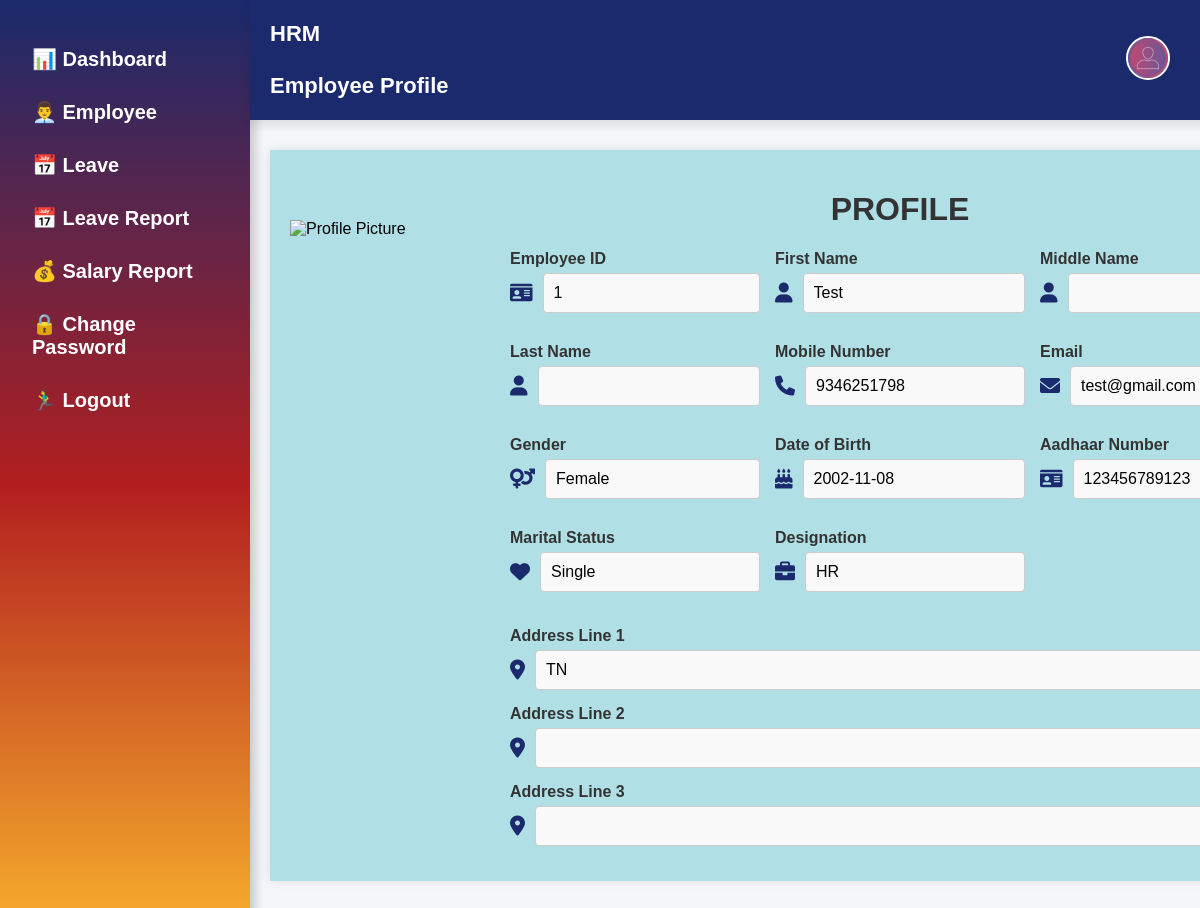
/admin/view_employee_details.php?id=1, run on the app's committed database.
### tables this page shows
CREATE TABLE `employees` (
  `Employee_ID` int(10) NOT NULL,
  `First_Name` text NOT NULL,
  `Middle_Name` text NOT NULL,
  `Last_Name` text NOT NULL,
  `Mobile_Number` varchar(10) NOT NULL,
  `Designation` text NOT NULL,
  `Salary` decimal(10,2) NOT NULL,
  `Email` varchar(30) NOT NULL,
  `Password` varchar(255) NOT NULL,
  `Profile_Photo` varchar(255) NOT NULL,
  `Gender` text NOT NULL,
  `Date_of_Birth` date DEFAULT NULL,
  `Aadhaar_Number` varchar(12) DEFAULT NULL,
  `Marital_Status` text NOT NULL,
  `Address_Line_1` varchar(100) NOT NULL,
  `Address_Line_2` varchar(100) NOT NULL,
  `Address_Line_3` varchar(100) NOT NULL
);

### admin/view_employee_details.php (the view, shortened to what this page needs)
<?php
$servername = "localhost";
$username = "root";
$password = "";
$dbname = "hrms";
$conn = new mysqli($servername, $username, $password, $dbname);
if (isset($_GET['id'])) {
    $employeeId = $_GET['id'];
    $sql = "SELECT * FROM employees WHERE Employee_ID = $employeeId";
    $result = $conn->query($sql);
    if ($result->num_rows > 0) {
        $employee = $result->fetch_assoc();
    } else {
        die("Employee not found.");
    }
} else {
    die("Invalid request.");
}
?>
<!DOCTYPE html>
<html lang="en">
<head>
    <link rel="stylesheet" href="https://cdnjs.cloudflare.com/ajax/libs/font-awesome/6.0.0-beta3/css/all.min.css">
</head>
<body>
    <div class="sidebar">
        <ul>
            <li><a href="admin_dashboard.php">📊 Dashboard</a></li>
            <li><a href="employee_details.php">👨‍💼 Employee</a></li>
            <li><a href="leave.php">📅 Leave</a></li>
            <li><a href="leave_report.php">📅 Leave Report</a></li>
            <li><a href="salary_report.php">💰 Salary Report</a></li>
            <li><a href="admin_change_password.php">🔒 Change Password</a></li>
            <li><a href="admin_logout.php">🏃‍♂️ Logout</a></li>
        </ul>
    </div>
    <div class="main-content">
        <div class="header">
            <h2>HRM <br> <br> Employee Profile </style></h2>
            <div class="profile">
                <img src="../images/profile.jpg" alt="Profile">
            </div>
        </div>
        <div class="container">
            <div class="profile-picture">
                <img src="../uploads/<?php echo $employee['Profile_Photo']; ?>" alt="Profile Picture">
            </div>
            <div class="employee-details">
                <h1>PROFILE</h1>
                <div class="details-grid">
                    <div class="form-group">
                        <label for="employee_id">Employee ID</label>
                        <div class="input-icon">
                            <i class="fas fa-id-card"></i>
                            <input type="text" id="employee_id" value="<?php echo $employee['Employee_ID']; ?>" readonly>
                        </div>
                    </div>
                    <div class="form-group">
                        <label for="first_name">First Name</label>
                        <div class="input-icon">
                            <i class="fas fa-user"></i>
                            <input type="text" id="first_name" value="<?php echo $employee['First_Name']; ?>" readonly>
                        </div>
                    </div>
                    <div class="form-group">
                        <label for="middle_name">Middle Name</label>
                        <div class="input-icon">
                            <i class="fas fa-user"></i>
                            <input type="text" id="middle_name" value="<?php echo $employee['Middle_Name']; ?>" readonly>
                        </div>
                    </div>
                    <div class="form-group">
                        <label for="last_name">Last Name</label>
                        <div class="input-icon">
                            <i class="fas fa-user"></i>
                            <input type="text" id="last_name" value="<?php echo $employee['Last_Name']; ?>" readonly>
                        </div>
                    </div>
                    <div class="form-group">
                        <label for="mobile_number">Mobile Number</label>
                        <div class="input-icon">
                            <i class="fas fa-phone"></i>
                            <input type="text" id="mobile_number" value="<?php echo $employee['Mobile_Number']; ?>" readonly>
                        </div>
                    </div>
                    <div class="form-group">
                        <label for="email">Email</label>
                        <div class="input-icon">
                            <i class="fas fa-envelope"></i>
                            <input type="text" id="email" value="<?php echo $employee['Email']; ?>" readonly>
                        </div>
                    </div>
                    <div class="form-group">
                        <label for="gender">Gender</label>
                        <div class="input-icon">
                            <i class="fas fa-venus-mars"></i>
                            <input type="text" id="gender" value="<?php echo $employee['Gender']; ?>" readonly>
                        </div>
                    </div>
                    <div class="form-group">
                        <label for="dob">Date of Birth</label>
                        <div class="input-icon">
                            <i class="fas fa-birthday-cake"></i>
                            <input type="text" id="dob" value="<?php echo $employee['Date_of_Birth']; ?>" readonly>
                        </div>
                    </div>
                    <div class="form-group">
                        <label for="aadhaar">Aadhaar Number</label>
                        <div class="input-icon">
                            <i class="fas fa-id-card"></i>
                            <input type="text" id="aadhaar" value="<?php echo $employee['Aadhaar_Number']; ?>" readonly>
                        </div>
                    </div>
<div class="form-group">
    <label for="marital_status">Marital Status</label>
    <div class="input-icon">
        <i class="fas fa-heart"></i>
        <input type="text" id="marital_status" value="<?php echo $employee['Marital_Status']; ?>" readonly>
    </div>
</div>
<div class="form-group">
    <label for="designation">Designation</label>
    <div class="input-icon">
        <i class="fas fa-briefcase"></i>
        <input type="text" id="designation" value="<?php echo $employee['Designation']; ?>" readonly>
    </div>
</div>
                </div>
                <div class="address-section">
                    <div class="form-group">
                        <label for="address1">Address Line 1</label>
                        <div class="input-icon">
                            <i class="fas fa-map-marker-alt"></i>
                            <input type="text" id="address1" value="<?php echo $employee['Address_Line_1']; ?>" readonly>
                        </div>
                    </div>
                    <div class="form-group">
                        <label for="address2">Address Line 2</label>
                        <div class="input-icon">
                            <i class="fas fa-map-marker-alt"></i>
                            <input type="text" id="address2" value="<?php echo $employee['Address_Line_2']; ?>" readonly>
                        </div>
                    </div>
                    <div class="form-group">
                        <label for="address3">Address Line 3</label>
                        <div class="input-icon">
                            <i class="fas fa-map-marker-alt"></i>
                            <input type="text" id="address3" value="<?php echo $employee['Address_Line_3']; ?>" readonly>
                        </div>
                    </div>
                </div>
            </div>
        </div>
    </div>
</body>
</html>

### admin/view_employee_details.php (style rules this page uses)
body { font-family: Arial, sans-serif; background-color: #f4f4f4; margin: 0; padding: 0; }
.sidebar { width: 250px; background: linear-gradient(to bottom, #1a2a6c, #b21f1f, #fdbb2d); height: 100vh; padding-top: 20px; color: white; position: fixed; top: 0; left: 0; box-shadow: 5px 0 10px rgba(0, 0, 0, 0.2); }
.sidebar ul { list-style: none; padding: 0; margin-top: 20px; }
.sidebar ul li { padding: 10px 20px; margin: -15px 0; cursor: pointer; font-size: 15px; font-weight: bold; border-left: -10px solid transparent; transition: all 0.3s ease-in-out; }
.sidebar ul li a { color: white; text-decoration: none; font-size: 20px; display: block; padding: 12px; border-radius: 8px; transition: all 0.3s ease; font-weight: bold; }
.main-content { flex: 1; margin-left: 250px; padding: 20px; background: #f4f6f9; height: 100vh; overflow-y: auto; }
.header { width: calc(100% - 250px); height: 80px; display: flex; justify-content: space-between; align-items: center; background: #1a2a6c; padding: 20px; color: white; border-radius: 0; position: fixed; top: 0; left: 250px; box-shadow: 0 5px 10px rgba(0, 0, 0, 0.1); }
.header h2 { font-size: 22px; font-weight: bold; margin: 0; }
.profile { display: flex; flex-direction: column; align-items: center; margin-left: auto; margin-right: 50px; }
.profile img { width: 40px; height: 40px; border-radius: 50%; border: 2px solid white; margin-bottom: 5px; }
.container { width: 1000px; margin: 50px auto; background: powderblue; padding: 20px; box-shadow: 0 0 10px rgba(0, 0, 0, 0.1); display: flex; align-items: flex-start; margin-top: 130px; }
.profile-picture { width: 200px; margin-right: 20px; margin-top: 50px; }
.profile-picture img { width: 100%; }
.employee-details { flex: 1; }
.employee-details h1 { text-align: center; color: #333; }
.details-grid { display: grid; grid-template-columns: repeat(3, 1fr); gap: 15px; }
.form-group { margin-bottom: 15px; }
.form-group label { display: block; margin-bottom: 5px; font-weight: bold; color: #333; }
.form-group .input-icon { display: flex; align-items: center; gap: 10px; }
.form-group .input-icon i { font-size: 20px; color: #1a2a6c; }
.form-group input { width: 100%; padding: 10px; border: 1px solid #ccc; border-radius: 4px; font-size: 16px; background-color: #f9f9f9; cursor: not-allowed; }
.address-section { margin-top: 20px; text-align: left; }
.address-section .form-group { margin-bottom: 15px; }

### data on the page
employees: Employee_ID "1", First_Name "Test", Mobile_Number "9346251798", Email "test@gmail.com", Gender "Female", Date_of_Birth "2002-11-08", Aadhaar_Number "123456789123", Marital_Status "Single", Designation "HR", Address_Line_1 "TN"
